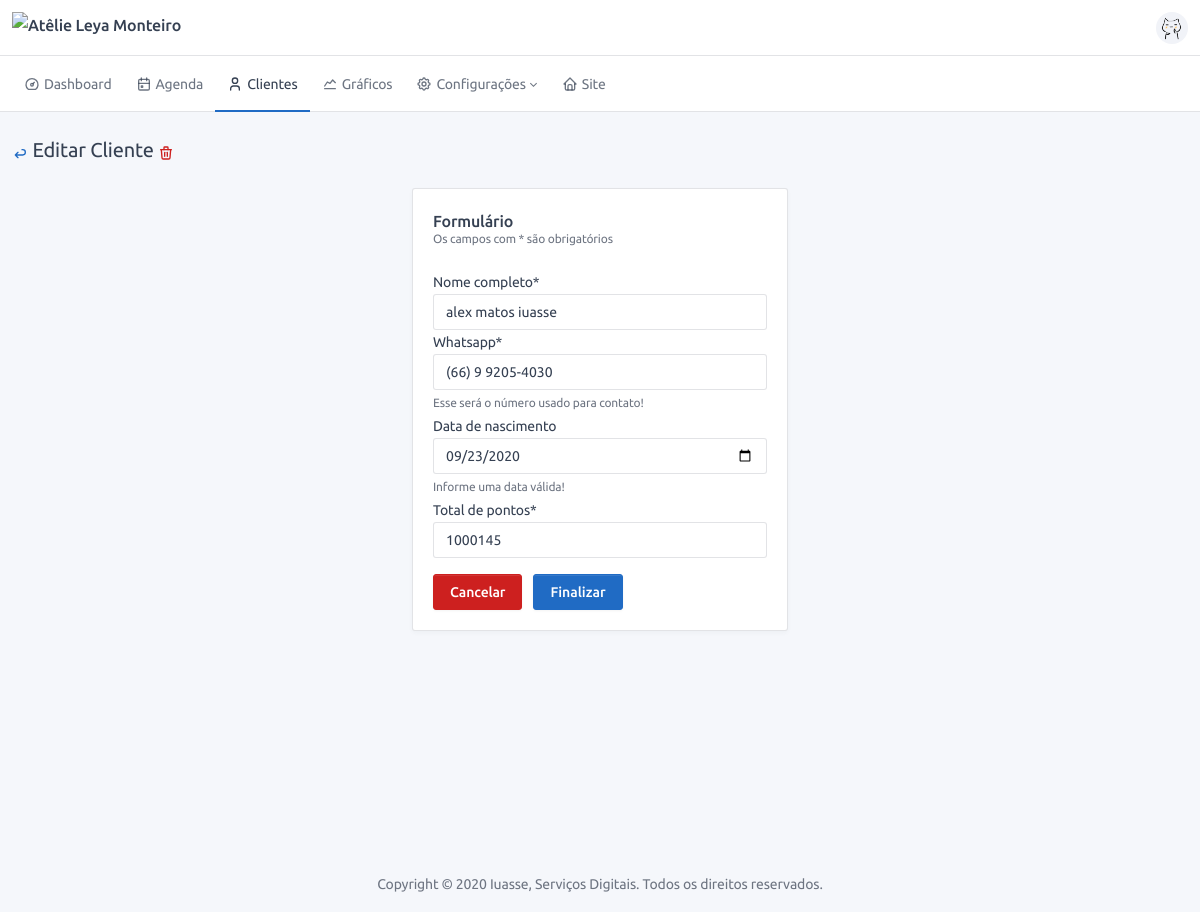
/user/admin/2/edit/ (signed in), run on the app's committed database.
### users/models.py (models this page shows, shortened)
class Profile(BaseModel):
    name = models.CharField("nome completo", max_length=150)
    birth_date = models.DateField('data de nascimento', blank=True, null=True, help_text="Informe uma data válida!")
    whatsapp = models.CharField('whatsapp', max_length=16, help_text="Esse será o número usado para contato!")
    total_of_points = models.IntegerField(default=0, verbose_name='Total de pontos')
    user = models.OneToOneField(User, on_delete=models.CASCADE)
    def get_absolute_url(self):
        return reverse('users:admin:profile', kwargs={'pk': self.pk})

### users/views.py (the view)
# urls.py: path('<int:pk>/edit/', ProfileEdit.as_view(), name='edit'),
class ProfileEdit(LoginRequiredMixin, PermissionRequiredMixin, UpdateView):
    model = Profile
    form_class = ProfileFormAdmin
    template_name = 'user/form.html'
    permission_required = ('users.edit_profile',)
    title = TITLE_EDIT_USER
    subtitle = SUBTITLE_USER

### users/forms.py
class ProfileFormAdmin(forms.ModelForm):
    class Meta:
        model = Profile
        widgets = {
            'birth_date': forms.DateInput(format='%Y-%m-%d', attrs={'type': 'date'}),
        }
        fields = ('name', 'whatsapp', 'birth_date', 'total_of_points')

### frontend/templates/user/form.html (shortened to what this page needs)
{% extends 'base.html' %}
{% load static %}
{% load crispy_forms_tags %}
{% block content %}
<div class="container-xl">
    <div class="page-header">
        <div class="row align-items-center">
            <div class="col-auto">
                <h2 class="page-title">
                    <a data-toggle="tooltip"
                       href="{% if object %} {{object.get_absolute_url}} {% else %} {{view.get_back_url}} {% endif %}"
                       title="{{TOOLTIP_BACK}}">
                        <span class="text-primary">{{ICON_ARROW_BACK|safe}}</span>
                    </a>
                    {{view.title}}
                    {% if object %}
                    <a data-toggle="tooltip" href="{{ view.get_delete_url }}" title="{{TOOLTIP_DEL}}">
                        <span class="text-danger">{{ICON_DELETE|safe}}</span>
                    </a>
                    {% endif %}
                </h2>
            </div>
        </div>
    </div>
    <div class="row align-items-center">
        <div class="col-lg-4 ml-auto mr-auto">
            <div class="card">
                <div class="card-body">
                    <h3 class="card-title">Formulário</h3>
                    <div class="card-subtitle">Os campos com * são obrigatórios</div>
                    <form method="post">
                        {% for field in form %}
                        {{ field|as_crispy_field }}
                        {% endfor %}
                        <div class="form-row">
                            <div class="pull-right mt-3">
                                <a class="btn btn-danger mr-2"
                                   href="{% if object %} {{object.get_absolute_url}} {% else %} {{view.get_back_url}} {% endif %}"
                                   type="button">
                                    Cancelar
                                </a>
                                <button class="btn btn-primary" type="submit">Finalizar</button>
                            </div>
                        </div>
                    </form>
                </div>
            </div>
        </div>
    </div>
</div>
{% endblock %}

### frontend/templates/base.html (style rules this page uses)
body { display: none; }

### data on the page
Profile: form "alex matos iuasse" "(66) 9 9205-4030" "09/23/2020" "1000145"

### other printed values
{{ view.title }} "Editar Cliente"
